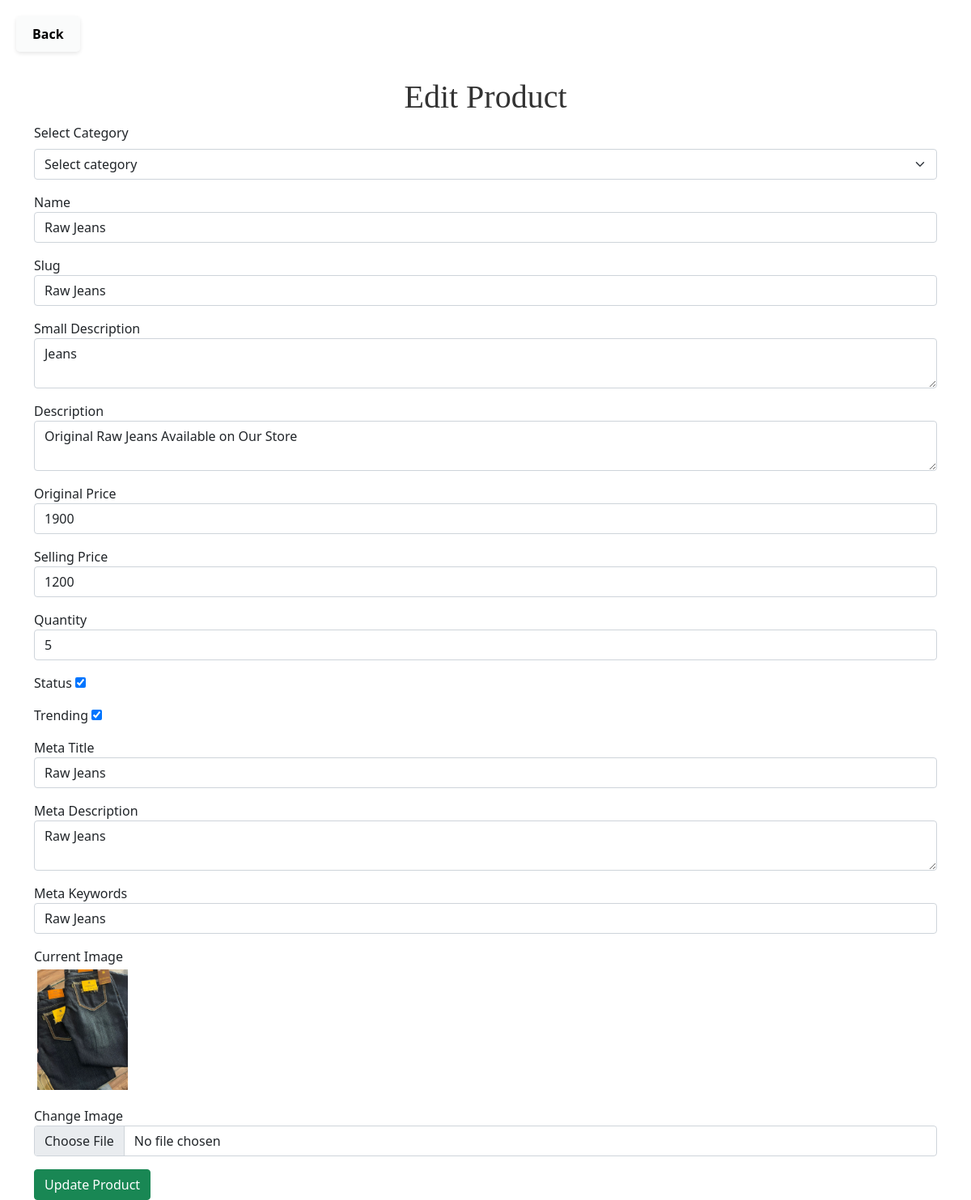
The page /edit_product.php?id=25 on the database its author committed.
### tables this page shows
CREATE TABLE `products` (
  `id` int(11) NOT NULL,
  `category_id` int(11) NOT NULL,
  `name` varchar(255) NOT NULL,
  `slug` varchar(255) NOT NULL,
  `small_description` mediumtext NOT NULL,
  `description` varchar(255) NOT NULL,
  `original_price` int(11) NOT NULL,
  `selling_price` int(11) NOT NULL,
  `images` varchar(255) NOT NULL,
  `qty` int(11) NOT NULL,
  `status` tinyint(4) NOT NULL,
  `trending` tinyint(4) NOT NULL,
  `meta_title` varchar(255) NOT NULL,
  `meta_keywords` mediumtext NOT NULL,
  `meta_description` mediumtext NOT NULL,
  `created_at` timestamp NOT NULL DEFAULT current_timestamp()
);

### edit_product.php (the view, shortened to what this page needs)
<?php
$hostname = "localhost";
$username = "root";
$password = "";
$dbname =  "ccbs";
$conn = new mysqli($hostname, $username, $password , $dbname);
$product_id = $_GET['id'];
$query = "SELECT * FROM products WHERE id = '$product_id'";
$result = mysqli_query($conn, $query);
$product = mysqli_fetch_assoc($result);
?>
<!DOCTYPE html>
<html lang="en">
<head>
    <link rel="stylesheet" href="styles.css">
    <link href="https://cdn.jsdelivr.net/npm/bootstrap@5.0.2/dist/css/bootstrap.min.css" rel="stylesheet">
    <link rel="stylesheet" href="https://cdnjs.cloudflare.com/ajax/libs/font-awesome/6.5.0/css/all.min.css">
    <link rel="stylesheet" href="https://cdn.jsdelivr.net/npm/bootstrap-icons@1.10.5/font/bootstrap-icons.css">
    <link href="https://unpkg.com/aos@2.3.1/dist/aos.css" rel="stylesheet">
</head>
<body>
<div class="container">
    <button class="back">
        <a href="admin_dashboard.php" style="text-decoration: none; color: black;">Back</a>
    </button>
</div>
<div class="container mt-5 pt-5 ">
    <h1>Edit Product</h1>
    <form method="POST" enctype="multipart/form-data">
        <div class="mb-3">
            <label for="category_id" class="form-label">Select Category</label>
            <select name="category_id" id="category_id" class="form-select">
                <option selected >Select category</option>
            </select>
        </div>
        <div class="mb-3"><label>Name</label>
            <input type="text" name="name" value="<?= $product['name']; ?>" class="form-control">
        </div>
        <div class="mb-3"><label>Slug</label>
            <input type="text" name="slug" value="<?= $product['slug']; ?>" class="form-control">
        </div>
        <div class="mb-3"><label>Small Description</label>
            <textarea name="small_description" class="form-control"><?= $product['small_description']; ?></textarea>
        </div>
        <div class="mb-3"><label>Description</label>
            <textarea name="description" class="form-control"><?= $product['description']; ?></textarea>
        </div>
        <div class="mb-3"><label>Original Price</label>
            <input type="text" name="original_price" value="<?= $product['original_price']; ?>" class="form-control">
        </div>
        <div class="mb-3"><label>Selling Price</label>
            <input type="text" name="selling_price" value="<?= $product['selling_price']; ?>" class="form-control">
        </div>
        <div class="mb-3"><label>Quantity</label>
            <input type="number" name="qty" value="<?= $product['qty']; ?>" class="form-control">
        </div>
        <div class="mb-3">
            <label>Status</label>
            <input type="checkbox" name="status" <?= $product['status'] ? 'checked' : ''; ?>>
        </div>
        <div class="mb-3">
            <label>Trending</label>
            <input type="checkbox" name="trending" <?= $product['trending'] ? 'checked' : ''; ?>>
        </div>
        <div class="mb-3"><label>Meta Title</label>
            <input type="text" name="meta_title" value="<?= $product['meta_title']; ?>" class="form-control">
        </div>
        <div class="mb-3"><label>Meta Description</label>
            <textarea name="meta_description" class="form-control"><?= $product['meta_description']; ?></textarea>
        </div>
        <div class="mb-3"><label>Meta Keywords</label>
            <input type="text" name="meta_keywords" value="<?= $product['meta_keywords']; ?>" class="form-control">
        </div>
        <div class="mb-3">
            <label>Current Image</label><br>
            <img src="uploads/<?= $product['images']; ?>" width="120" class="img-thumbnail">
        </div>
        <div class="mb-3">
            <label>Change Image</label>
            <input type="file" name="images" class="form-control">
        </div>
        <button type="submit" name="update_product" class="btn btn-success">Update Product</button>
    </form>
</div>
</body>
</html>

### styles.css (style rules this page uses)
* { margin: 0; padding: 0; box-sizing: border-box; }
html, body { max-width: 100%; overflow-x: hidden; font-family: Arial, sans-serif; background-color: #f8f8f8; display: flex; flex-direction: column; min-height: 100vh; }
.img-thumbnail { border: none !important; }
h1 { font-family: cursive; text-align: center; margin: 30px 0; color: #333; }
.back { color: black; text-decoration: none; font-size: 16px; font-weight: bold; background-color: transparent; border: none; position: absolute; top: 20px; left: 20px; background-color:rgba(248, 249, 250, 0.68); border: none; padding: 10px 20px; font-size: 16px; cursor: pointer; border-radius: 5px; box-shadow: 0 2px 5px rgba(0, 0, 0, 0.1); }

### rows shown on the page
products: name "Raw Jeans", slug "Raw Jeans", small_description "Jeans", description "Original Raw Jeans Available on Our Store", original_price "1900", selling_price "1200", qty "5", status "☑", trending "☑", meta_title "Raw Jeans", meta_description "Raw Jeans", meta_keywords "Raw Jeans", images (picture)
